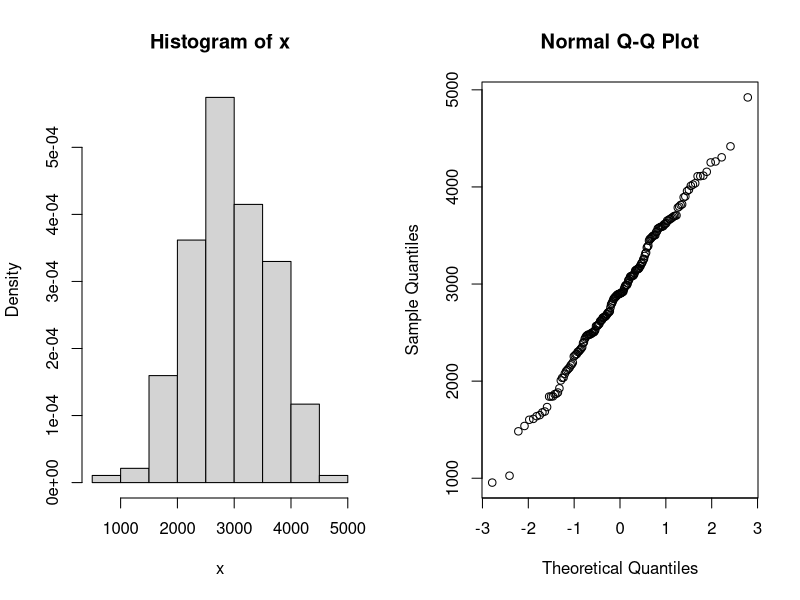
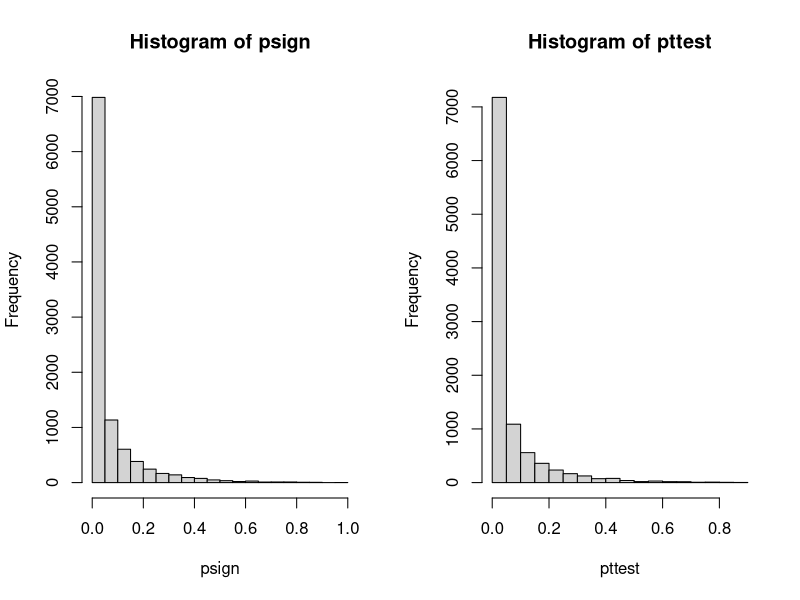
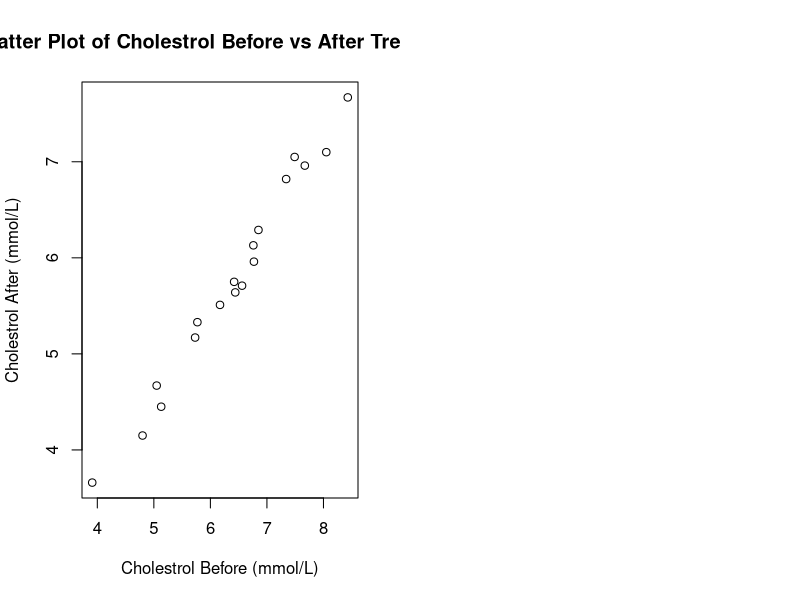
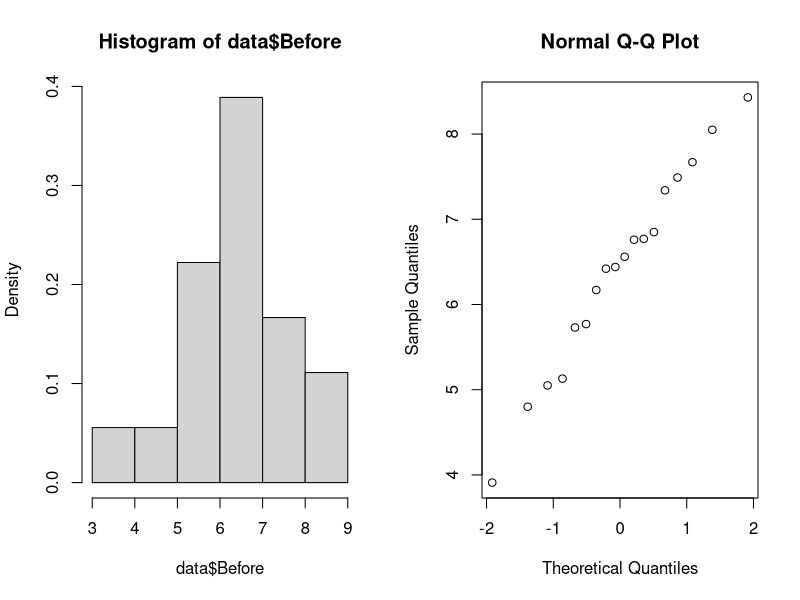
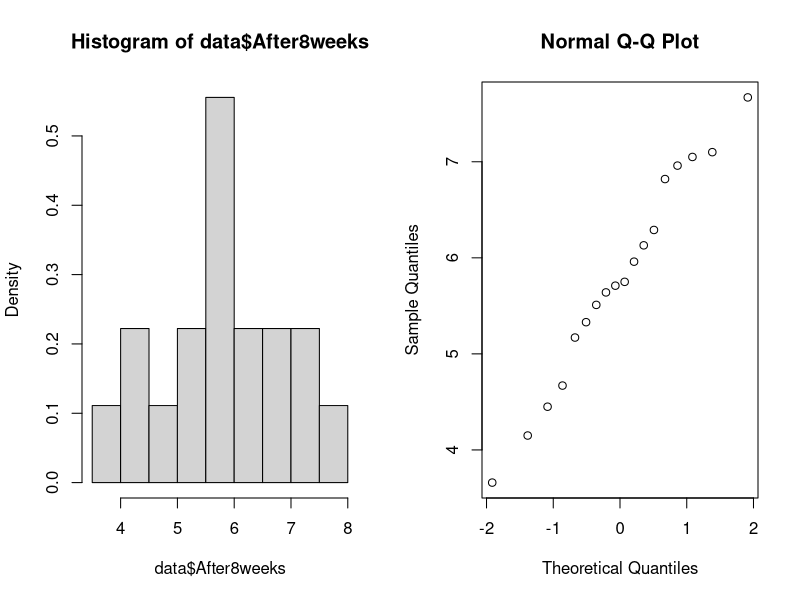

The R script that drew these images, in order:
## ---- chunk 1
data = read.table("birthweight.txt", header=T)
par(mfrow=c(1,2))
# use x as alias for the dataset
x = data$birthweight

# checking normality
hist(x, freq=F)
qqnorm(x)
shapiro.test(x)

t.test(x, conf.level=0.96)

# calculate min sample size needed
tval = qt(0.98, length(x))
m = 50
n = (tval * sd(x) / m) ** 2
print(sprintf("min sample size, n = %.2f", n))

## ---- chunk 2
B = 10000
Tstar = numeric(B)
for (i in 1:B){
  # sample with replacement, for a new sample of same length(x)
  Xstar = sample(x, replace=TRUE)
  Tstar[i] = mean(Xstar) 
}

Tstar02 = quantile(Tstar, 0.02)
Tstar04 = quantile(Tstar, 0.98)
print(sprintf("Bootstrap 96%% CI = [%.2f, %.2f]", Tstar02, Tstar04))
## ---- chunk 3
res = t.test(x, mu=2800, alt="g")
res #[[4]]
## ---- chunk 4
res = wilcox.test(x, mu=2800, alt="g")
res
## ---- chunk 5

B = 10000; n = length(x)
psign=numeric(B) ## will contain p-values of sign test
pttest=numeric(B) ## will contain p-values of t-test
for(i in 1:B) {
  y = rnorm(n, mean=mean(x),sd=sd(x)) ## generate data under H1 with mu=0.5
  mu = 2800
  pttest[i] = t.test(y, mu=mu, alternative="greater")[[3]] ## extract p-value
  psign[i] = wilcox.test(y, mu=mu, alt="g")[[3]]
  #psign[i] = binom.test(sum(x>0),n,p=0.5)[[3]]
} ## extract p-value
signPower = sum(psign<0.05) / B
tPower = sum(pttest<0.05) / B

print(sprintf("wilcox signed rank test power = %.4f, t-test power = %.4f", signPower, tPower))
par(mfrow=c(1,2))
hist(psign)
hist(pttest)

## ---- chunk 6
pnorm(2600, mean = mean(x), sd=sd(x))
df = length(x) - 1
sd(x)
mean(x)

tval = (2600 - mean(x)) / sd(x)
tval
pt(-0.449, df=df)
  #qt(0.98, length(x))

## ---- chunk 7
prop.test(c(34, 28), c(95, 93))
## ---- chunk 8
data = read.table("cholesterol.txt", header=T)

plot(data$Before, data$After8weeks, main="Scatter Plot of Cholestrol Before vs After Treatment", xlab="Cholestrol Before (mmol/L)", ylab="Cholestrol After (mmol/L)")

# checking normality:
par(mfrow=c(1,2))
hist(data$Before, freq=F)
qqnorm(data$Before)
shapiro.test(data$Before)

hist(data$After8weeks, freq=F)
qqnorm(data$After8weeks)
shapiro.test(data$After8weeks)
## ---- chunk 9
cor.test(data$Before, data$After8weeks)
## ---- chunk 10

## ---- chunk 11

## ---- chunk 12

## ---- chunk 13

## ---- chunk 14
data = read.table("diet.txt", header=T)
#data
## ---- chunk 15
library(MASS)
data = npk
#data
